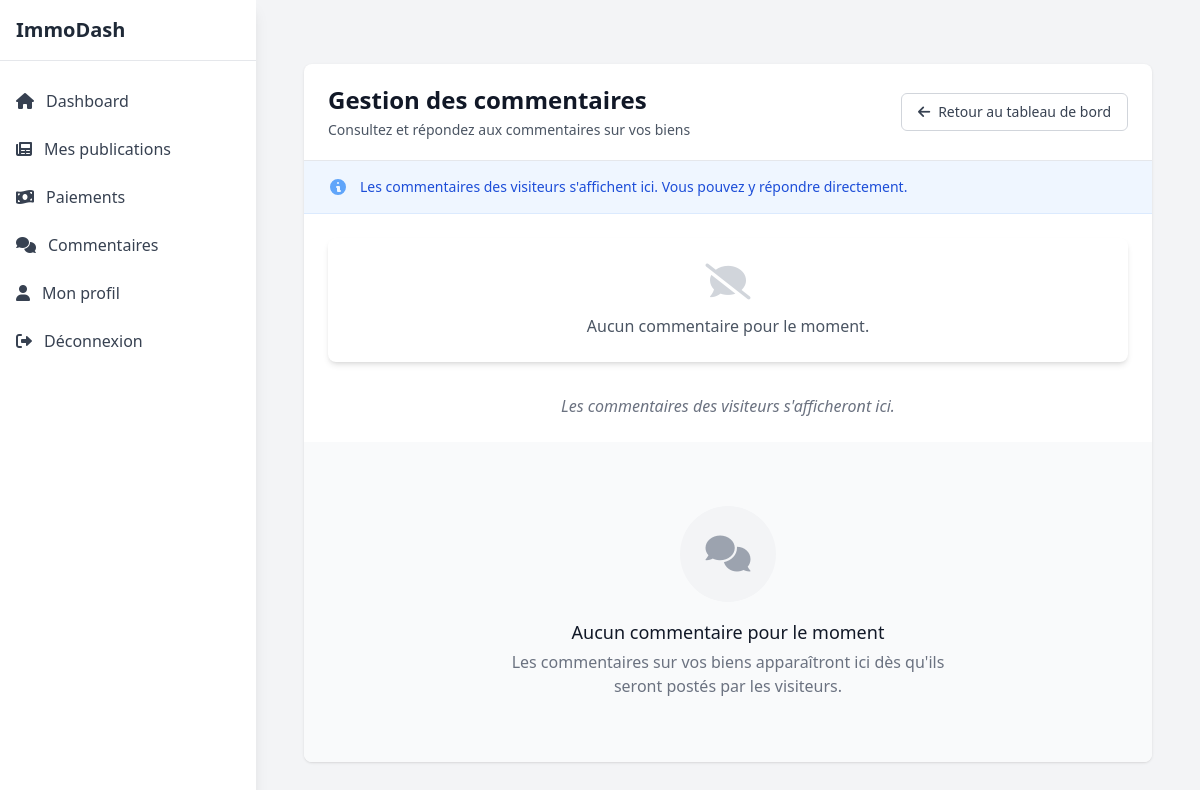
The app's page /comptes/commentaires/ (signed in), older data.
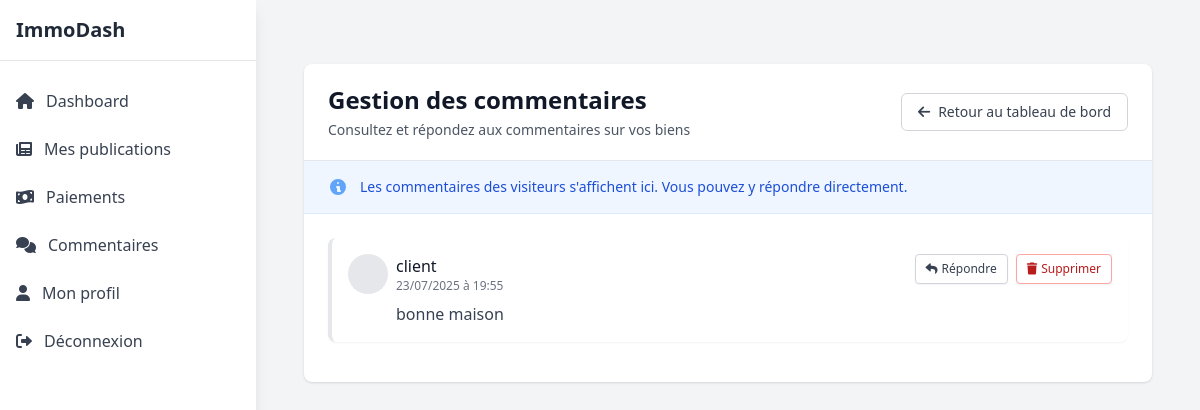
The same page, newer data.
### comptes/models.py (models this page shows, shortened)
class Commentaire(models.Model):
    bien = models.ForeignKey(BienImmobilier, on_delete=models.CASCADE, related_name='commentaires')
    auteur = models.ForeignKey(Utilisateur, on_delete=models.CASCADE, related_name='commentaires')
    parent = models.ForeignKey('self', on_delete=models.CASCADE, null=True, blank=True, related_name='reponses')
    contenu = models.TextField()
    date_creation = models.DateTimeField(auto_now_add=True)
    date_modification = models.DateTimeField(auto_now=True)
    lu = models.BooleanField(default=False)
    class Meta:
        ordering = ['-date_creation']
        verbose_name = 'Commentaire'
        verbose_name_plural = 'Commentaires'

class Utilisateur(AbstractUser):
    PROFESSION_CHOICES = [
        ('client', 'Client'),
        ('agent', 'Agent Immobilier'),
        ('proprietaire', 'Propriétaire'),
    ]
    profession = models.CharField(max_length=20, choices=PROFESSION_CHOICES, null=True, blank=True)

### comptes/views.py (the view, shortened to what this page needs)
# urls.py: path('commentaires/', views.commentaires_view, name='commentaires'),
@login_required
@user_passes_test(lambda u: u.profession in ['proprietaire', 'agent'])
def commentaires_view(request):
    is_ajax = request.headers.get('X-Requested-With') == 'XMLHttpRequest'
    reponse_form = None
    commentaire_id = request.GET.get('repondre_a') or request.POST.get('commentaire_id')
    if request.user.profession == 'proprietaire':
        commentaires = Commentaire.objects.filter(
            bien__proprietaire=request.user,
            parent__isnull=True  # Afficher uniquement les commentaires principaux
        ).order_by('-date_creation').prefetch_related('reponses')
    elif request.user.profession == 'agent' and hasattr(request.user, 'agence'):
        commentaires = Commentaire.objects.filter(
            bien__publication__agence=request.user.agence,
            parent__isnull=True  # Afficher uniquement les commentaires principaux
        ).order_by('-date_creation').prefetch_related('reponses')
    else:
        commentaires = Commentaire.objects.none()
    if request.user.profession == 'proprietaire':
        Commentaire.objects.filter(bien__proprietaire=request.user, lu=False).update(lu=True)
    context = {
        'commentaires': commentaires,
        'form': reponse_form,
        'title': 'Gestion des commentaires',
        'active_tab': 'commentaires',
        'user': request.user,
        'biens': BienImmobilier.objects.filter(proprietaire=request.user) if request.user.profession == 'proprietaire' else None
    }
    return render(request, 'comptes/commentaires.html', context)

### comptes/templates/comptes/commentaires.html (shortened to what this page needs)
{% extends 'comptes/proprietaire_base.html' %}
{% load static %}
{% block main_content %}
<div class="container mx-auto px-6 py-8">
    <div class="bg-white rounded-lg shadow overflow-hidden">
        <div class="px-6 py-5 border-b border-gray-200 flex justify-between items-center">
            <div>
                <h2 class="text-2xl font-bold text-gray-900">Gestion des commentaires</h2>
                <p class="mt-1 text-sm text-gray-600">Consultez et répondez aux commentaires sur vos biens</p>
            </div>
            <a href="{% url 'comptes:proprietaire_dashboard' %}"
               class="inline-flex items-center px-4 py-2 border border-gray-300 text-sm font-medium rounded-md text-gray-700 bg-white hover:bg-gray-50 focus:outline-none focus:ring-2 focus:ring-offset-2 focus:ring-indigo-500">
                <i class="fas fa-arrow-left mr-2"></i> Retour au tableau de bord
            </a>
        </div>
        <div class="px-6 py-4 bg-blue-50 border-b border-blue-100">
            <div class="flex">
                <div class="flex-shrink-0">
                    <svg class="h-5 w-5 text-blue-400" xmlns="http://www.w3.org/2000/svg" viewBox="0 0 20 20" fill="currentColor">
                        <path fill-rule="evenodd" d="M18 10a8 8 0 11-16 0 8 8 0 0116 0zm-7-4a1 1 0 11-2 0 1 1 0 012 0zM9 9a1 1 0 000 2v3a1 1 0 001 1h2a1 1 0 100-2v-3a1 1 0 00-1-1H9z" clip-rule="evenodd" />
                    </svg>
                </div>
                <div class="ml-3">
                    <p class="text-sm text-blue-700">
                        Les commentaires des visiteurs s'affichent ici. Vous pouvez y répondre directement.
                    </p>
                </div>
            </div>
        </div>
        <div id="commentaires-container" class="p-6">
            {% include 'comptes/partials/commentaires_list.html' with commentaires=commentaires user=request.user %}
        </div>
        {% if not commentaires %}
        <div class="text-center py-16 bg-gray-50">
            <div class="mx-auto flex items-center justify-center h-24 w-24 rounded-full bg-gray-100 mb-4">
                <i class="fas fa-comments text-gray-400 text-4xl"></i>
            </div>
            <h3 class="text-lg font-medium text-gray-900 mb-1">Aucun commentaire pour le moment</h3>
            <p class="text-gray-500 max-w-md mx-auto">Les commentaires sur vos biens apparaîtront ici dès qu'ils seront postés par les visiteurs.</p>
        </div>
        {% endif %}
    </div>
</div>
{% endblock %}

### comptes/templates/comptes/partials/commentaire_item.html (shortened to what this page needs)
{% load humanize %}
<div class="comment-item bg-white p-4 rounded-lg shadow-sm mb-4 border-l-4 {% if commentaire.lu %}border-gray-200{% else %}border-indigo-500{% endif %}"
     data-comment-id="{{ commentaire.id }}">
    <div class="flex justify-between items-start mb-2">
        <div class="flex items-center space-x-2">
            <div class="w-10 h-10 rounded-full bg-gray-200 flex items-center justify-center text-gray-600 font-medium">
            </div>
            <div>
                <h4 class="font-medium text-gray-900">
                    {{ commentaire.auteur.get_full_name|default:commentaire.auteur.username }}
                </h4>
                <p class="text-xs text-gray-500">
                    <time datetime="{{ commentaire.date_creation|date:'c' }}"
                          title="{{ commentaire.date_creation|date:'d F Y à H:i' }}">
                        {{ commentaire.date_creation|date:'d/m/Y à H:i' }}
                    </time>
                </p>
            </div>
        </div>
        <div class="flex space-x-2">
            {% if not commentaire.parent %}
            <button type="button"
                    class="reply-btn inline-flex items-center px-2.5 py-1.5 border border-gray-300 shadow-sm text-xs font-medium rounded text-gray-700 bg-white hover:bg-gray-50 focus:outline-none focus:ring-2 focus:ring-offset-2 focus:ring-indigo-500"
                    data-action="reply"
                    data-comment-id="{{ commentaire.id }}">
                <i class="fas fa-reply mr-1"></i> Répondre
            </button>
            {% endif %}
            {% if commentaire.auteur == user or commentaire.bien.proprietaire == user or user.is_staff %}
            <button type="button"
                    class="delete-btn inline-flex items-center px-2.5 py-1.5 border border-red-300 shadow-sm text-xs font-medium rounded text-red-700 bg-white hover:bg-red-50 focus:outline-none focus:ring-2 focus:ring-offset-2 focus:ring-red-500"
                    data-action="delete"
                    data-comment-id="{{ commentaire.id }}">
                <i class="fas fa-trash mr-1"></i> Supprimer
            </button>
            {% endif %}
        </div>
    </div>
    <div class="pl-12">
        <div class="prose prose-sm max-w-none text-gray-700">
            {{ commentaire.contenu|linebreaksbr }}
        </div>
    </div>
</div>

Row changes from the older to the newer data that the page shows:
now on this page (row edited): Commentaire: auteur.get_full_name "client", date_creation "23/07/2025 à 19:55", contenu "bonne maison"
Text that changed along with them:
text no longer shown: "Aucun commentaire pour le moment. Les commentaires des visiteurs s'afficheront ici. Aucun commentaire pour le moment Les commentaires sur vos biens apparaîtront ici dès qu'ils seront postés par les visiteurs."
